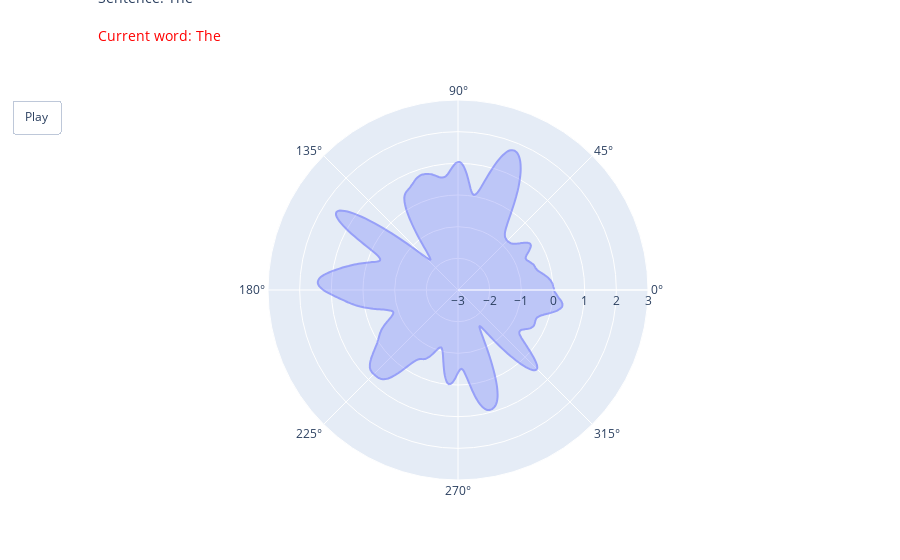

The cell this chart's notebook holds for it:
### Markdown cell above
##### Sentences but step by step

### Code cell
import plotly.graph_objs as go

def compute_sentence_representation(text, path, coefs, filter):
    """Compute the word representation after applying coefficient and convolution filter."""
    tokens = tokenizer.tokenize(text)
    ids = tokenizer.convert_tokens_to_ids(tokens)
    emb = model(torch.tensor(ids).unsqueeze(0)).pooler_output[0].detach().numpy()
    word_repr = np.array([emb[dim] * coefs[i] for i, dim in enumerate(path)])
    word_repr = circular_convolution(word_repr, filter)
    return word_repr

sentence = "The cat hunts the mice, it will"
words = sentence.split()

# Compute representations for each partial sentence (from 1 word to full sentence)
partial_sentences = [" ".join(words[:i+1]) for i in range(len(words))]
representations = [compute_sentence_representation(s, path, coefs, filter) for s in partial_sentences]

# Create the base figure
fig = go.Figure()

# Add frames for each partial sentence
frames = [go.Frame(
    data=[go.Scatterpolar(r=rep, name=s, fill='toself', opacity=0.60)],
    name=s,
    layout=go.Layout(annotations=[
        dict(text=f"Sentence: {s}", showarrow=False, xref="paper", yref="paper", x=0, y=1.3, font=dict(size=14)),
        dict(text=f"Current word: {words[i]}", showarrow=False, xref="paper", yref="paper", x=0, y=1.2, font=dict(size=14, color="red"))
    ])
) for i, (rep, s) in enumerate(zip(representations, partial_sentences))]
fig.frames = frames

# Set up the animation settings
animation_settings = go.layout.Updatemenu(type="buttons", showactive=False, buttons=[dict(label="Play",
                                          method="animate", args=[None, dict(frame=dict(duration=1000, redraw=True), fromcurrent=True)])])

# Add the initial representation (of the first word) to the base figure
fig.add_trace(go.Scatterpolar(r=representations[0], name=partial_sentences[0], fill='toself', opacity=0.60))

# Add the initial annotations
fig.update_layout(
    annotations=[
        dict(text=f"Sentence: {partial_sentences[0]}", showarrow=False, xref="paper", yref="paper", x=0, y=1.3, font=dict(size=14)),
        dict(text=f"Current word: {words[0]}", showarrow=False, xref="paper", yref="paper", x=0, y=1.2, font=dict(size=14, color="red"))
    ],
    updatemenus=[animation_settings], 
    polar=dict(radialaxis=dict(range=[-3, 3]))
)

fig.show()

### Figure 1 — Plotly figure (JSON) as saved in the notebook; plotly's stock layout.template omitted (floating-point values rounded to 4 significant figures; data arrays with more than 128 entries replaced by an {"elided": "..."} marker saying what was removed)
{"data": [{"fill": "toself", "name": "The", "opacity": 0.6, "r": {"elided": "769 float values"}, "type": "scatterpolar"}], "layout": {"annotations": [{"font": {"size": 14}, "showarrow": false, "text": "Sentence: The", "x": 0, "xref": "paper", "y": 1.3, "yref": "paper"}, {"font": {"color": "red", "size": 14}, "showarrow": false, "text": "Current word: The", "x": 0, "xref": "paper", "y": 1.2, "yref": "paper"}], "polar": {"radialaxis": {"range": [-3, 3]}}, "updatemenus": [{"buttons": [{"args": [null, {"frame": {"duration": 1000, "redraw": true}, "fromcurrent": true}], "label": "Play", "method": "animate"}], "showactive": false, "type": "buttons"}]}}
